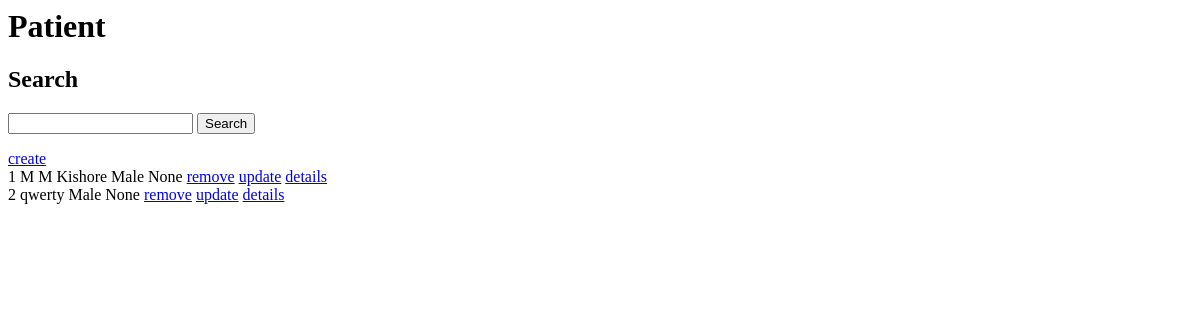
Before: /patient/ (signed in) with the older database file.
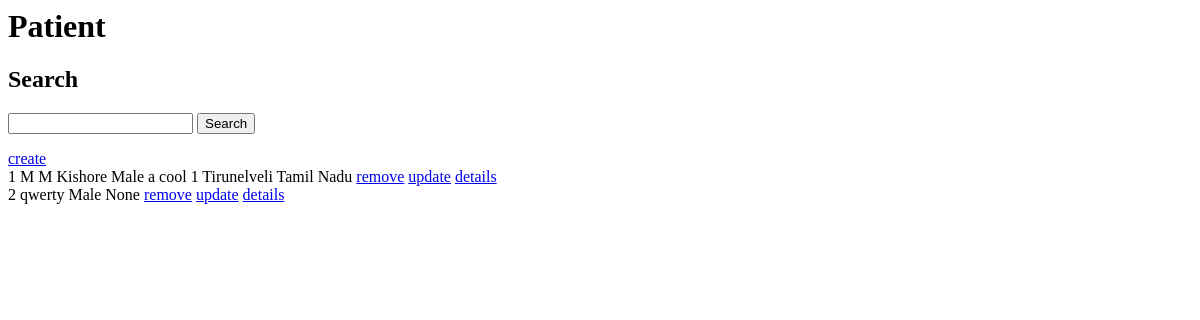
After: the same page with the newer database file.
### user/models.py (models this page shows)
class Patient(models.Model):
    full_name = models.CharField(max_length=100)
    date_of_birth = models.DateField(default=datetime.date.today())
    address = models.CharField(max_length=255)
    landmark = models.CharField(max_length=255)
    phone = models.IntegerField()
    gender = models.CharField(
        max_length=100,
        choices=GENDER_CHOICES,
        default=GENDER_CHOICES[0][0],
    )
    emergency_phone_number = models.IntegerField()
    expired_time = models.DateTimeField(null=True, default=timezone.now())
    ward = models.ForeignKey("Ward", on_delete=models.PROTECT, null=True, blank=True)
    def __str__(self):
        return f"{self.full_name} {self.gender} {self.ward}"

class Ward(models.Model):
    name = models.CharField(max_length=100)
    number = models.IntegerField()
    lgs_body = models.ForeignKey("LgsBody", on_delete=models.PROTECT)
    def __str__(self):
        return f"{self.name} {self.lgs_body}"

class LgsBody(models.Model):
    name = models.CharField(max_length=100)
    kind = models.CharField(
        max_length=100, choices=LOCAL_BODY_CHOICES, default=LOCAL_BODY_CHOICES[0][0]
    )
    lgs_body_code = models.CharField(max_length=20, blank=True, null=True)
    district = models.ForeignKey("District", on_delete=models.PROTECT)
    def __str__(self):
        return f"{self.name} {self.kind} {self.district}"

class District(models.Model):
    name = models.CharField(max_length=255)
    state = models.ForeignKey("State", on_delete=models.PROTECT)
    def __str__(self):
        return f"{self.name} {self.state}"

class State(models.Model):
    name = models.CharField(max_length=255)
    def __str__(self):
        return self.name

### user/views.py (the view)
# urls.py: path("patient/", PatientView.as_view()),
class PatientView(ListView):
    queryset = Patient.objects.all()
    template_name = "patient.html"
    context_object_name = "patients"
    def get_queryset(self):
        print(self.request.user)
        patients = Patient.objects.all()
        if self.request.user == "AnonymousUser":
            return HttpResponseRedirect("/login/")
        user = User.objects.get(email=self.request.user.email)
        if user.role == "secondary_nurse":
            patients = patients.filter(nurse=user)
        search_string = self.request.GET.get("search")
        if search_string:
            patients = patients.filter(full_name__icontains=search_string)
        return patients

### user/models.py (called while the page is built)
    def __str__(self):
        return f"{self.full_name} : {self.role}"

### templates/patient.html (shortened to what this page needs)
<h1>Patient</h1>
<h2>Search</h2>
<form action="" method="get">
  <input type="text" name="search" />
  <button type="submit">Search</button>
</form>
<a href="/patient-create/">create</a><br />
{% for patient in patients%} {{forloop.counter}} {{patient}}
<a href="/patient-delete/{{patient.id}}">remove</a>
<a href="/patient-update/{{patient.id}}">update</a>
<a href="/patient-detail/{{patient.id}}">details</a><br />
{% endfor %}

Changed rows visible on the page:
changed Patient: full_name+gender+ward "M M Kishore Male None" → "M M Kishore Male a cool 1 Tirunelveli Tamil Nadu"
